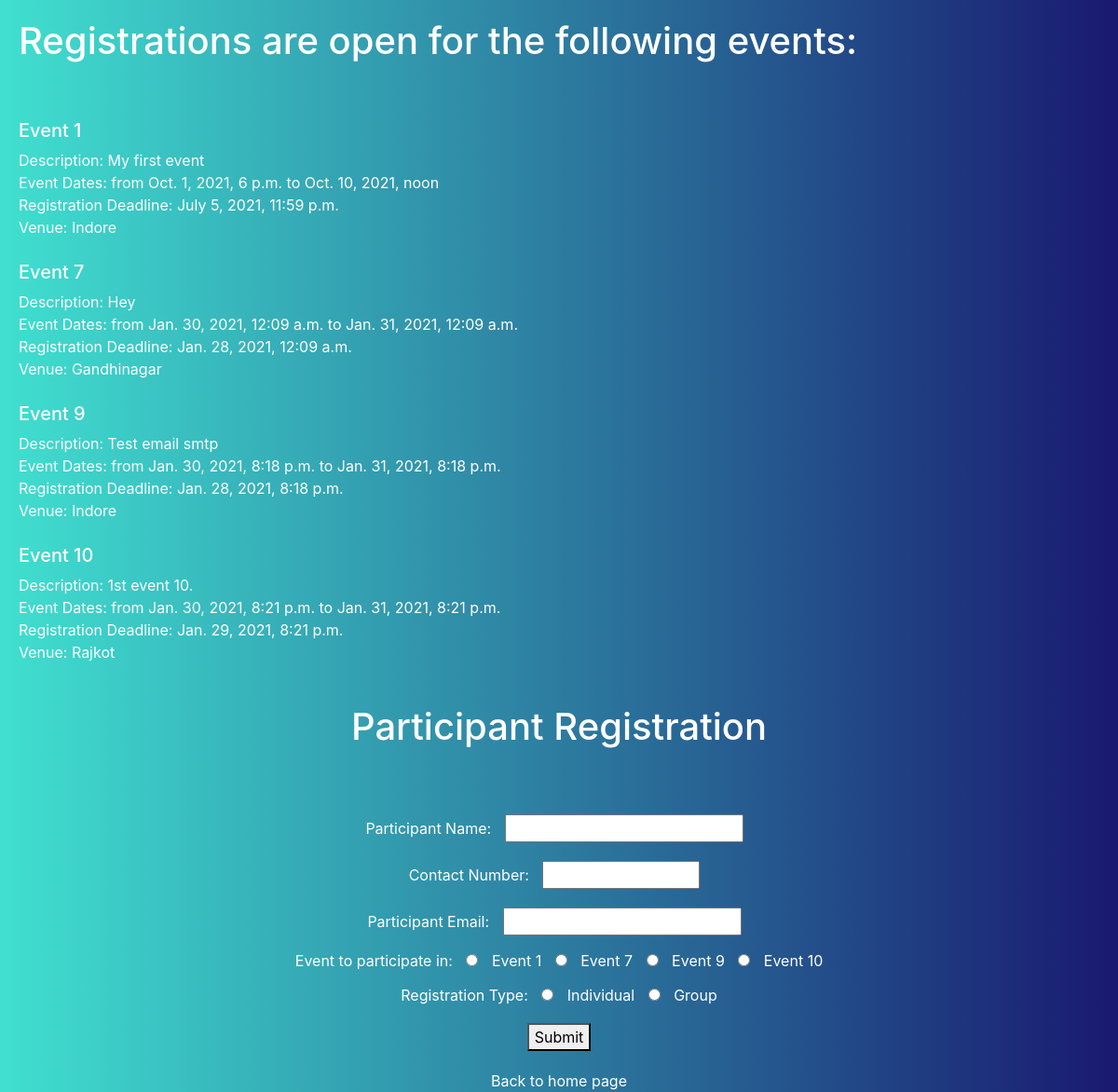
The page /participant_registration on the database its author committed.
### eventmanager/models.py (models this page shows)
class eventRegistration(models.Model):
    eventName = models.CharField(max_length=50)
    description = models.TextField()
    location = models.CharField(max_length=50)
    posterLink = models.URLField(max_length=200, default='NULL')
    fromDate = models.DateTimeField()
    toDate = models.DateTimeField()
    registrationDeadline = models.DateTimeField()
    hostEmail = models.EmailField()
    hostPassword = models.CharField(max_length=50)

### eventmanager/views.py (the view, shortened to what this page needs)
# urls.py: path('participant_registration', views.participant_registration, name='participant_registration'),
def participant_registration(request):
    if request.method == 'GET':
        now = datetime.datetime.now()
        content = {
            'events' : eventRegistration.objects.all(),
            'now' : now
        }
        return render(request, 'participant_registration_page.html', content)

### eventmanager/templates/participant_registration_page.html (shortened to what this page needs)
{% extends 'base.html' %}
{% block content %}
<h1>Registrations are open for the following events:</h1>
{% for event in events %}
    {% if now.date < event.registrationDeadline.date %}
        <h5 class="events">{{ event.eventName }}</h5>
        <div class="events">Description: {{ event.description }}</div>
        <div class="events">Event Dates: from {{ event.fromDate }} to {{ event.toDate }}</div>
        <div class="events">Registration Deadline: {{ event.registrationDeadline }}</div>
        <div class="events">Venue: {{ event.location }}</div> <br>
    {% endif %}
{% endfor %}
<h1 align="center">Participant Registration</h1>
<form method="POST" action="{% url 'participant_registration' %}">
    <div>
        <label for="participant_name">Participant Name:</label>
        <input name="participant_name" type="text" id="participant_name" maxlength="50" required>
    </div>
    <div>
        <label for="contact_no">Contact Number:</label>
        <input type="number" name="contact_no" id="contact_no" min="1000000000" max="9999999999" required>
    </div>
    <div>
        <label for="participant_email">Participant Email:</label>
        <input type="email" id="participant_email" name="participant_email" maxlength="50" required>
    </div>
    <div>
        <label>Event to participate in: </label>
        {% for event in events %}
            {% if now.date < event.registrationDeadline.date %}
                <input type="radio" id="{{ event.eventName }}" name="event_to_participate" value="{{ event.id }}" required>
                <label for="{{ event.eventName }}">{{ event.eventName }}</label>
            {% elif now.date == event.registrationDeadline.date %}
                {% if now.time < event.registrationDeadline.time %}
                    <input type="radio" id="{{ event.eventName }}" name="event_to_participate" value="{{ event.id }}" required>
                    <label for="{{ event.eventName }}">{{ event.eventName }}</label>
                {% endif %}
            {% endif %}
        {% endfor %}
    </div>
    <div>
        <label>Registration Type: </label>
        <input type="radio" id="individual" name="registration_type" value="individual" onchange="displayNoPeople(this.value)" required>
        <label for="individual">Individual</label>
        <input type="radio" id="group" name="registration_type" value="group" onchange="displayNoPeople(this.value)" required>
        <label for="group">Group</label>
    </div>
    <button type="submit">Submit</button>
</form>
<div align="center">
    <a href="{% url 'home' %}">Back to home page</a>
</div>
{% endblock %}

### eventmanager/templates/base.html (shortened to what this page needs)
{% load static %}
<!DOCTYPE html>
<html lang="en">
<head>
    <link rel="stylesheet" type="text/css" href="{% static 'css/jquery-ui.css' %}">
    <link rel="stylesheet" type="text/css" href="{% static 'css/bootstrap.min.css' %}">
    <link rel="stylesheet" href="https://stackpath.bootstrapcdn.com/bootstrap/4.2.1/css/bootstrap.min.css">
    <link href="https://stackpath.bootstrapcdn.com/font-awesome/4.7.0/css/font-awesome.min.css" rel="stylesheet">
    <link rel="stylesheet" href="https://cdnjs.cloudflare.com/ajax/libs/tempusdominus-bootstrap-4/5.1.2/css/tempusdominus-bootstrap-4.min.css" />
</head>
<body>
{% block content %}
{% endblock %}
</body>
</html>

### eventmanager/templates/participant_registration_page.html (style rules this page uses)
body { background-image: linear-gradient(to right, turquoise , midnightblue); color: white; }
form { text-align: center; }
h1 { margin-bottom: 40px; padding: 20px; }
.events { padding-left: 20px; }
input { margin: 10px; }
button { margin: 10px; margin-bottom: 20px; }
a { color: white; }

### rows shown on the page
eventRegistration: eventName "Event 1", description "My first event", fromDate "Oct. 1, 2021, 6 p.m.", toDate "Oct. 10, 2021, noon", registrationDeadline "July 5, 2021, 11:59 p.m.", location "Indore"
eventRegistration: eventName "Event 7", description "Hey", fromDate "Jan. 30, 2021, 12:09 a.m.", toDate "Jan. 31, 2021, 12:09 a.m.", registrationDeadline "Jan. 28, 2021, 12:09 a.m.", location "Gandhinagar"
eventRegistration: eventName "Event 9", description "Test email smtp", fromDate "Jan. 30, 2021, 8:18 p.m.", toDate "Jan. 31, 2021, 8:18 p.m.", registrationDeadline "Jan. 28, 2021, 8:18 p.m.", location "Indore"
eventRegistration: eventName "Event 10", description "1st event 10.", fromDate "Jan. 30, 2021, 8:21 p.m.", toDate "Jan. 31, 2021, 8:21 p.m.", registrationDeadline "Jan. 29, 2021, 8:21 p.m.", location "Rajkot"
